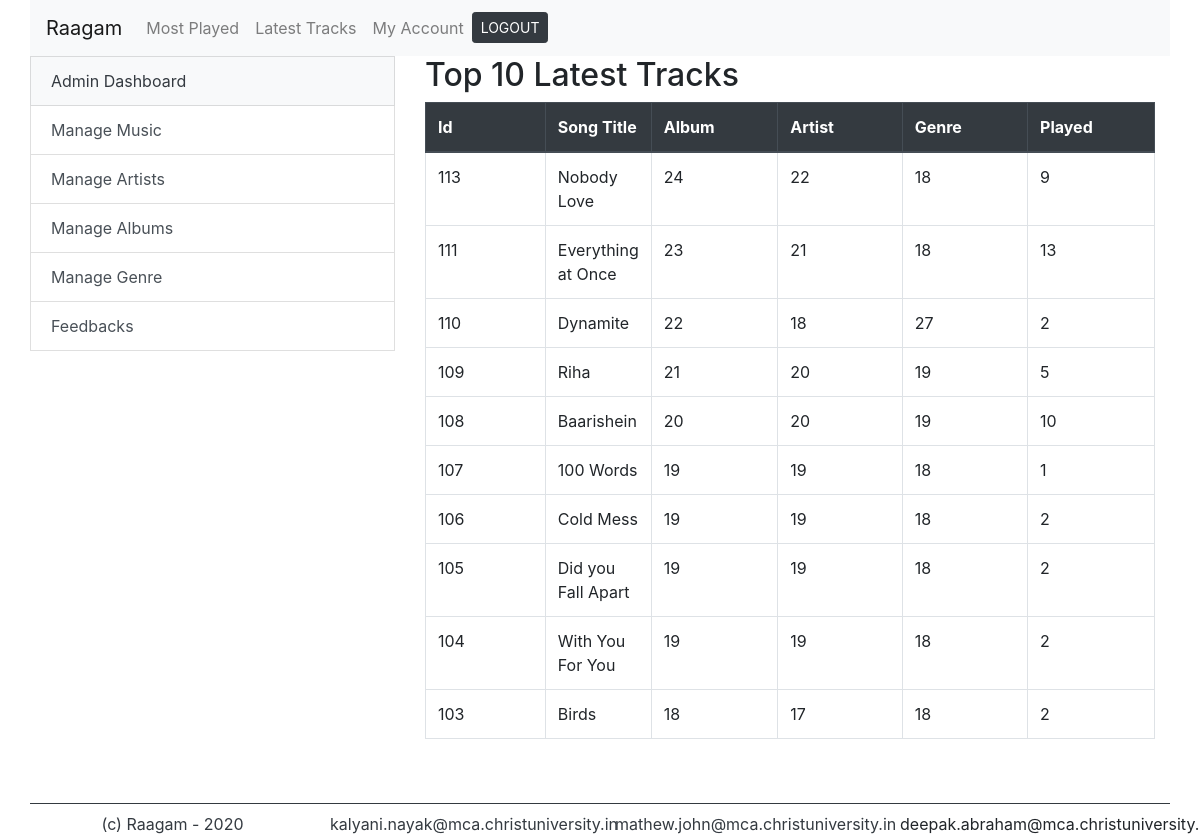
/latest.php (signed in), run on the app's committed database.
### tables this page shows
CREATE TABLE `songs` (
  `id` int(11) NOT NULL,
  `title` varchar(250) NOT NULL,
  `artist` int(11) NOT NULL,
  `album` int(11) NOT NULL,
  `genre` int(11) NOT NULL,
  `duration` varchar(8) NOT NULL,
  `path` varchar(500) NOT NULL,
  `albumOrder` int(11) NOT NULL,
  `plays` int(11) NOT NULL
);

### latest.php (the view, shortened to what this page needs)
<?php
	include 'files/functions.php';
    $sql = "SELECT * FROM songs ORDER BY id DESC LIMIT 10";
	$songs = mysqli_query($conn,$sql);
?>
<?php require_once("files/header.php"); ?>
<div class="container">
	<div class="row">
		<?php include 'files/admin_side_bar.php'; ?>
		<div class="col-md-8">
			<h2>Top 10 Latest Tracks</h2>
			<table class="table table-bordered">
			  <thead class="thead-dark">
			    <tr>
                  <th scope="col" style="width: 20%;">Id</th>
			      <th scope="col">Song Title</th>
                  <th scope="col" style="width: 20%;">Album</th>
			      <th scope="col" style="width: 20%;">Artist</th>
                  <th scope="col" style="width: 20%;">Genre</th>
			      <th scope="col" style="width: 20%;">Played</th>
			    </tr>
			  </thead>
			  <tbody>
			  	<?php foreach ($songs as $key => $a): ?>
				    <tr>
                     <td><?php
				      	echo $a['id'];
				      ?></td>
                     <td><?php
				      	echo $a['title'];
				      ?></td>
				      <td><?php
				      	echo $a['album'];
				      ?></td>
				      <td><?php
				      	echo $a['artist'];
				      ?></td>
                      <td><?php
				      	echo $a['genre'];
				      ?></td>
                        <td><?php
				      	echo $a['plays'];
				      ?></td>
				    </tr>
			  	<?php endforeach ?>
			  </tbody>
			</table>
		</div>
	</div>
</div>
<?php require_once("files/footer.php"); ?>

### data on the page
songs: id "113", title "Nobody Love", album "24", artist "22", genre "18", plays "9"
songs: id "111", title "Everything at Once", album "23", artist "21", genre "18", plays "13"
songs: id "110", title "Dynamite", album "22", artist "18", genre "27", plays "2"
songs: id "109", title "Riha", album "21", artist "20", genre "19", plays "5"
songs: id "108", title "Baarishein", album "20", artist "20", genre "19", plays "10"
songs: id "107", title "100 Words", album "19", artist "19", genre "18", plays "1"
songs: id "106", title "Cold Mess", album "19", artist "19", genre "18", plays "2"
songs: id "105", title "Did you Fall Apart", album "19", artist "19", genre "18", plays "2"
songs: id "104", title "With You For You", album "19", artist "19", genre "18", plays "2"
songs: id "103", title "Birds", album "18", artist "17", genre "18", plays "2"
